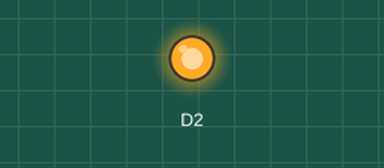
Simulated run of this sketch. Board: ESP8266 (NodeMCU). Shown: output pins drawn as LEDs (lit = HIGH).

Above: at 2.5 s.
At 7.5 s:
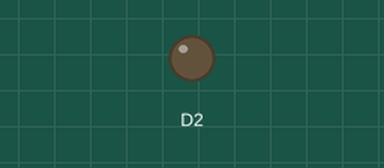
Timing chart, 0 to 13.0 s (numbered marks = the images above):
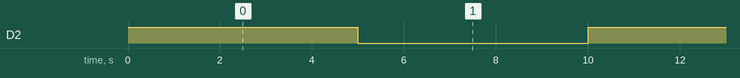

The sketch:

blink-default-LED.ino
```cpp
void setup() {
  // put your setup code here, to run once:
  pinMode(D2, OUTPUT);
}

void loop() {
  // put your main code here, to run repeatedly:
  digitalWrite(D2, HIGH);
  delay(5000);
  digitalWrite(D2, LOW);
  delay(5000);

}
```

Measured:
- by itself, D2: alternates HIGH for 5.0 s and LOW for 5.0 s
